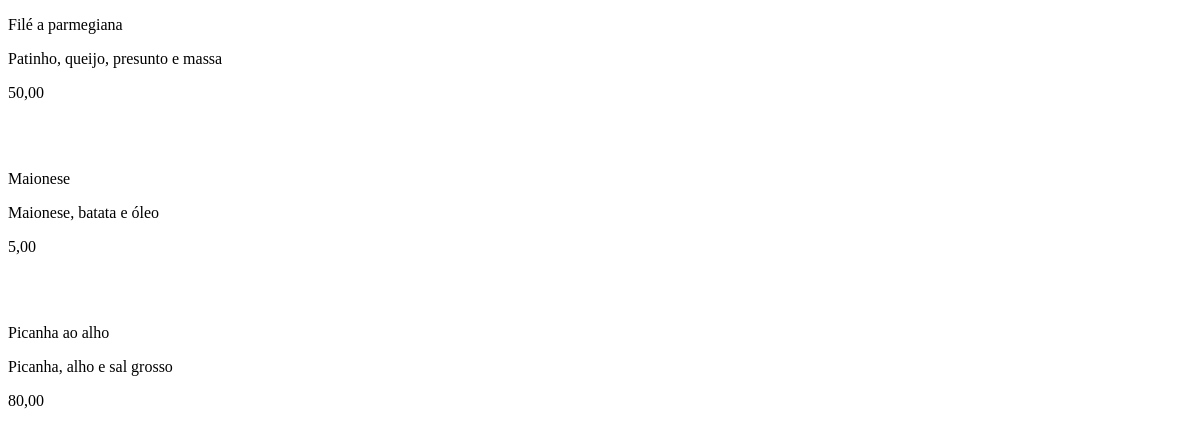
The page /lista_de_pratos/ on the database as committed earlier.
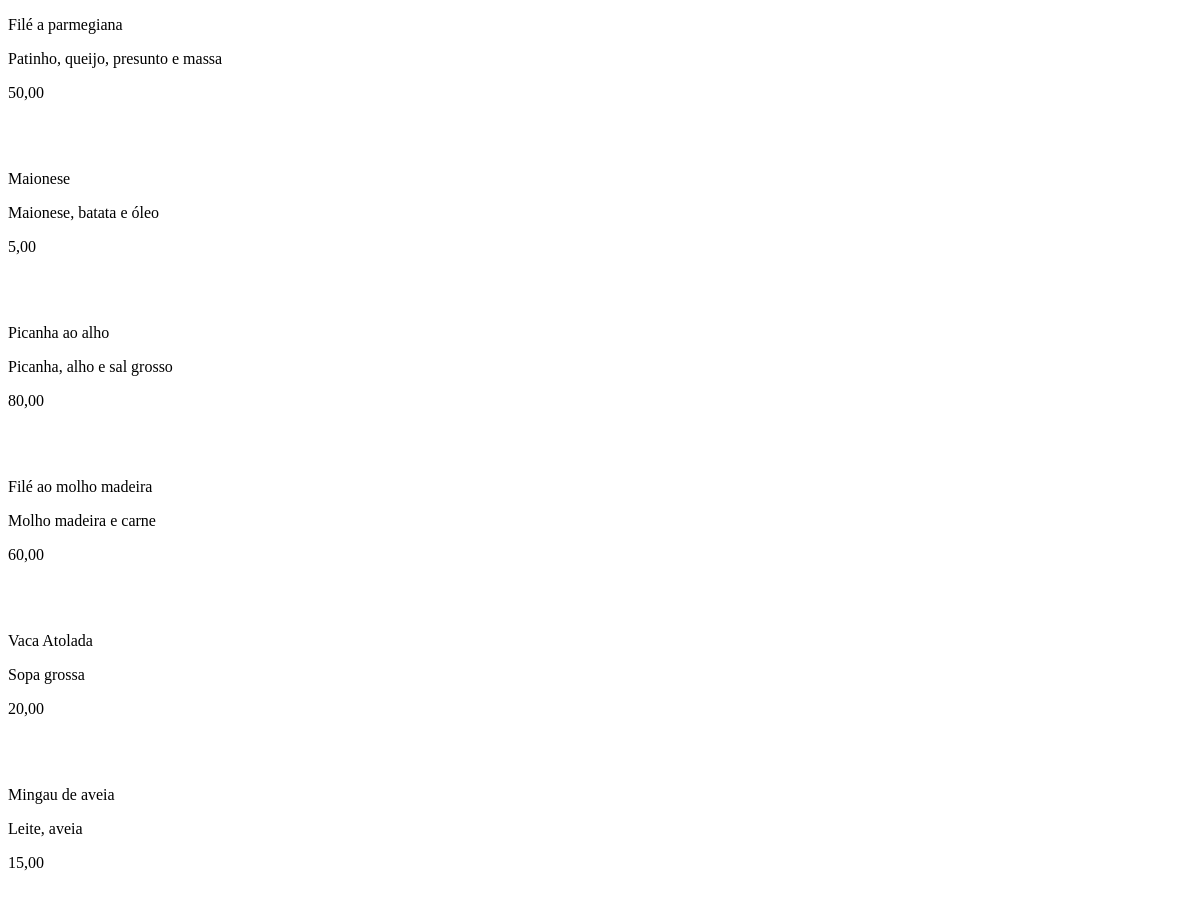
The same page on the database as committed later.
### core/models.py (models this page shows, shortened)
class Prato(models.Model):
    nome = models.CharField(max_length=40)
    descricao = models.CharField(max_length=200)
    preco = models.DecimalField(max_digits=10, decimal_places=2)

### core/views.py (the view)
# urls.py: path('lista_de_pratos/', pagina_pratos),
def pagina_pratos(request):
    pratos = Prato.objects.all()
    return render(request, 'pratos.html', {'pratos': pratos})

### core/templates/pratos.html (shortened to what this page needs)
<!DOCTYPE html>
<html lang="en">
<head>
</head>
<body>
    {% for prato in pratos %}
        <p>{{prato.nome}}</p>
        <p>{{prato.descricao}}</p>
        <p>{{prato.preco}}</p>
        <br><br>
    {% endfor %}
</body>
</html>

Rows that differ between the two databases and show on the page:
added Prato: nome "Filé ao molho madeira", descricao "Molho madeira e carne", preco "60,00"
added Prato: nome "Vaca Atolada", descricao "Sopa grossa", preco "20,00"
added Prato: nome "Mingau de aveia", descricao "Leite, aveia", preco "15,00"
